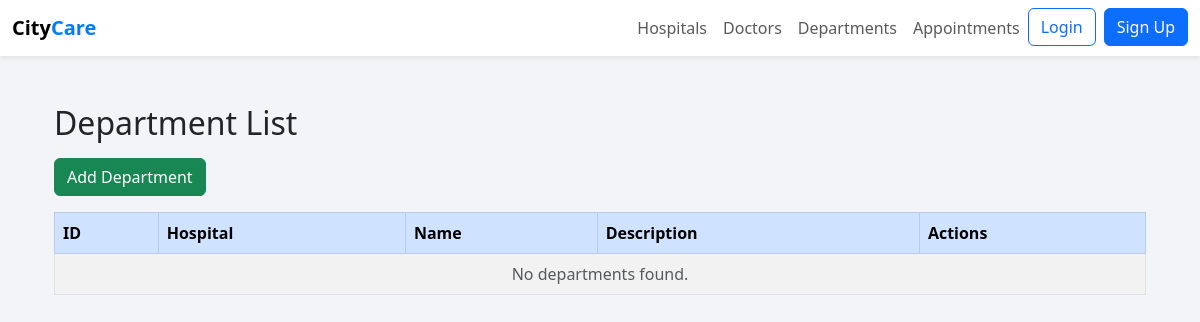
Before: /hospitalinfo/depart_list/ with the older database file.
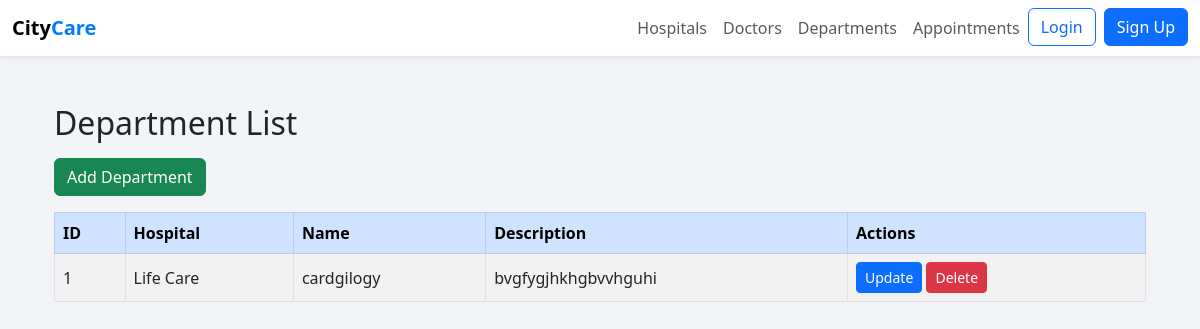
After: the same page with the newer database file.
### hospitalinfo/models.py (models this page shows, shortened)
class Department(models.Model):
    deptid = models.AutoField(primary_key=True)
    hospital = models.ForeignKey(Hospital, on_delete=models.CASCADE, related_name="departments")
    name = models.CharField(max_length=100)
    description = models.TextField()

class Hospital(models.Model):
    hospitalid = models.AutoField(primary_key=True)
    name = models.CharField(max_length=255)
    address = models.TextField()
    city = models.CharField(max_length=100)
    state = models.CharField(max_length=100)
    contactnumber = models.CharField(max_length=20)
    email = models.EmailField()
    website = models.URLField(blank=True, null=True)
    rating = models.DecimalField(max_digits=2, decimal_places=1, null=True, blank=True)
    createdat = models.DateTimeField(auto_now_add=True)

### hospitalinfo/views.py (the view)
# urls.py: path('depart_list/', depart_list, name='depart_list'),
def depart_list(request):
    departments = Department.objects.all()
    return render(request, 'depart_list.html', {'departments': departments})

### templates/depart_list.html (shortened to what this page needs)
{% extends "base.html" %}
{% block content %}
<div class="container py-4">
    <h2 class="mb-3">Department List</h2>
    <a href="{% url 'hospitalinfo:add_depart' %}" class="btn btn-success mb-3">
        Add Department
    </a>
    <div class="table-responsive">
        <table class="table table-striped table-bordered align-middle">
            <thead class="table-primary">
            <tr>
                <th>ID</th>
                <th>Hospital</th>
                <th>Name</th>
                <th>Description</th>
                <th>Actions</th>
            </tr>
            </thead>
            <tbody>
            {% for department in departments %}
                <tr>
                    <td>{{ department.pk }}</td>
                    <td>{{ department.hospital.name }}</td>
                    <td>{{ department.name }}</td>
                    <td>{{ department.description }}</td>
                    <td>
                        <a href="{% url 'hospitalinfo:update_depart' depart_id=department.pk %}"
                           class="btn btn-sm btn-primary">
                            Update
                        </a>
                        <a href="{% url 'hospitalinfo:delete_depart' depart_id=department.pk %}"
                           class="btn btn-sm btn-danger"
                           onclick="return confirm('Delete this department?');">
                            Delete
                        </a>
                    </td>
                </tr>
            {% empty %}
                <tr>
                    <td colspan="5" class="text-center text-muted">
                        No departments found.
                    </td>
                </tr>
            {% endfor %}
            </tbody>
        </table>
    </div>
</div>
{% endblock %}

Changed rows visible on the page:
added Department: pk "1", hospital.name "Life Care", name "cardgilogy", description "bvgfygjhkhgbvvhguhi"
Other visible differences:
text no longer shown: "No departments found."
